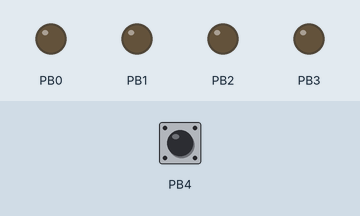
Simulated run of this program. Board: ATmega328P, built with avr-gcc and emulated at 1 MHz (the files do not name the chip). On the bench: output pins drawn as LEDs (lit = HIGH). The inputs (shaded band) are chosen by the test bench; at power-on: PB4 HIGH.

Above: at 1.2 s.
1.3 s: PB4 pulled LOW for 0.15 s
At 1.9 s:
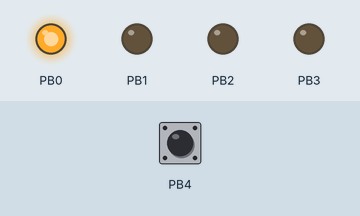
2.9 s: PB4 pulled LOW for 1 s
At 4.3 s:
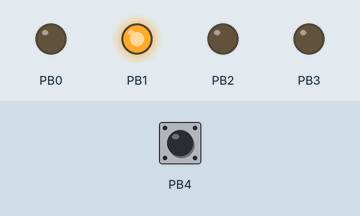
5.4 s: PB4 pulled LOW for 0.15 s
At 6.2 s:
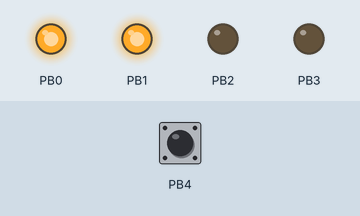
7.0 s: PB4 pulled LOW for 3.2 s
At 7.4 s:
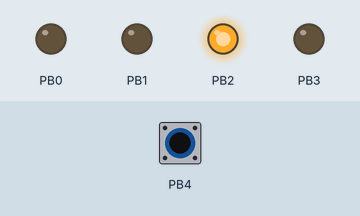
11.7 s: PB4 pulled LOW for 0.15 s
At 12.2 s:
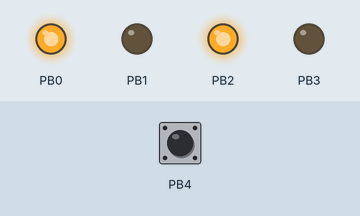
13.3 s: PB4 pulled LOW for 1 s
At 14.6 s:
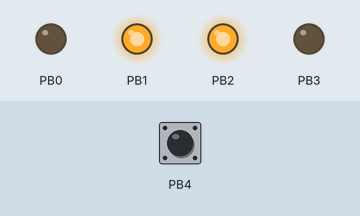
Timing chart, 0 to 16.3 s (numbered marks = the images above; inputs shaded):
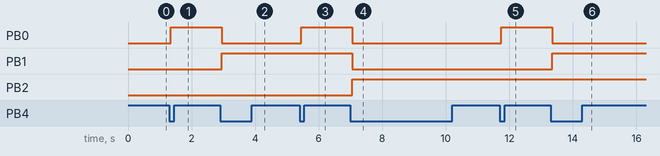

Measured:
- after the input at 1.3 s, PB0: LOW → HIGH after 0.05 s
- after the input at 2.9 s, PB0: HIGH → LOW after 0.05 s; PB1: LOW → HIGH after 0.05 s
- after the input at 5.4 s, PB0: LOW → HIGH after 0.05 s
- after the input at 7.0 s, PB0, PB1: HIGH → LOW after 0.05 s; PB2: LOW → HIGH after 0.05 s
- after the input at 11.7 s, PB0: LOW → HIGH after 0.05 s
- after the input at 13.3 s, PB0: HIGH → LOW after 0.05 s; PB1: LOW → HIGH after 0.05 s

The program:

main.c
```c
/*
* GccApplication3.c
*
* Created: 12/11/2024 3:30:00 PM
* Author : Omar_
*/
#define F_CPU 1000000UL

#define SET_BIT(reg, bit)       reg |= (1 << (bit))
#define CLR_BIT(reg, bit)       reg &= ~(1 << (bit))
#define GET_BIT(reg, bit)       ((reg >> (bit)) & 1)

#include <avr/io.h>
#include <util/delay.h>

int main(void)
{
	// Configure PORTB,0 to PORTB,3 as outputs for the LEDs
	SET_BIT(DDRB, 0);
	SET_BIT(DDRB, 1);
	SET_BIT(DDRB, 2);
	SET_BIT(DDRB, 3);

	// Configure PORTB,4 as input for the button with internal pull-up enabled
	CLR_BIT(DDRB, 4);
	SET_BIT(PORTB, 4);

	// Initialize LEDs to OFF
	PORTB &= 0xF0;

	uint8_t count = 0;

	while (1)
	{
		// Check if button is pressed (active low)
		if (!GET_BIT(PINB, 4))
		{
			_delay_ms(50); // Debounce delay
			if (!GET_BIT(PINB, 4)) // Check again after debounce
			{
				// Increment the counter and wrap around after 15
				count = (count + 1) % 16;

				// Update LEDs based on the counter value
				PORTB = (PORTB & 0xF0) | (count & 0x0F);

				// Wait until the button is released
				while (!GET_BIT(PINB, 4));

				_delay_ms(50); // Debounce delay after release
			}
		}
	}
}
```
